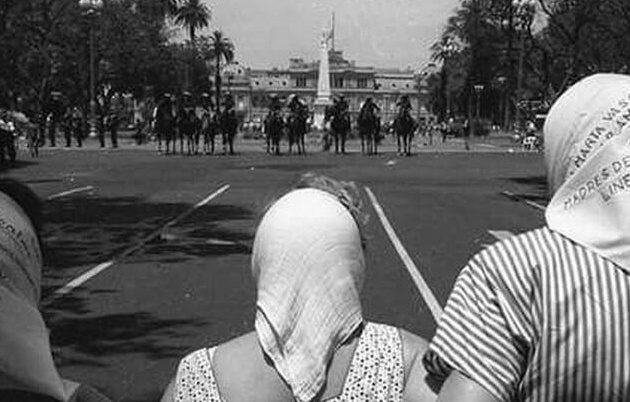
#> input picture tuSL/ejemplos/u5/madres.jpg, 630 x 402 px
$ python mas_brillo.py
#> lines starting #> are read from the running program, lines starting #| are printed output that depends on the picture
# -*- coding: utf-8 -*-
"""
Created on Tue Aug  9 01:16:04 2016

@author: emiliano
"""
from PIL import Image
img = Image.open('madres.jpg')
#> img is the input picture: PIL image 630x402 L; min 0, max 255, mean 104.3
ancho, alto = img.size
#> ancho = 630; alto = 402
for y in range(alto):
    for x in range(ancho):
        valor = img.getpixel((x, y))
        img.putpixel((x, y), valor + 100)
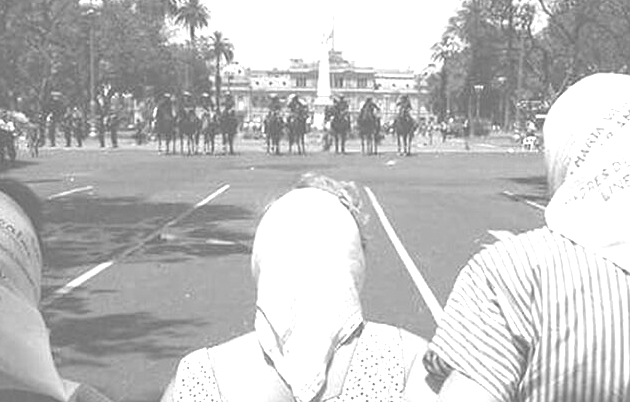
#> img: PIL image 630x402 L; min 100, max 255, mean 191.6
img.save('mas_brillo.png')
img.show()
